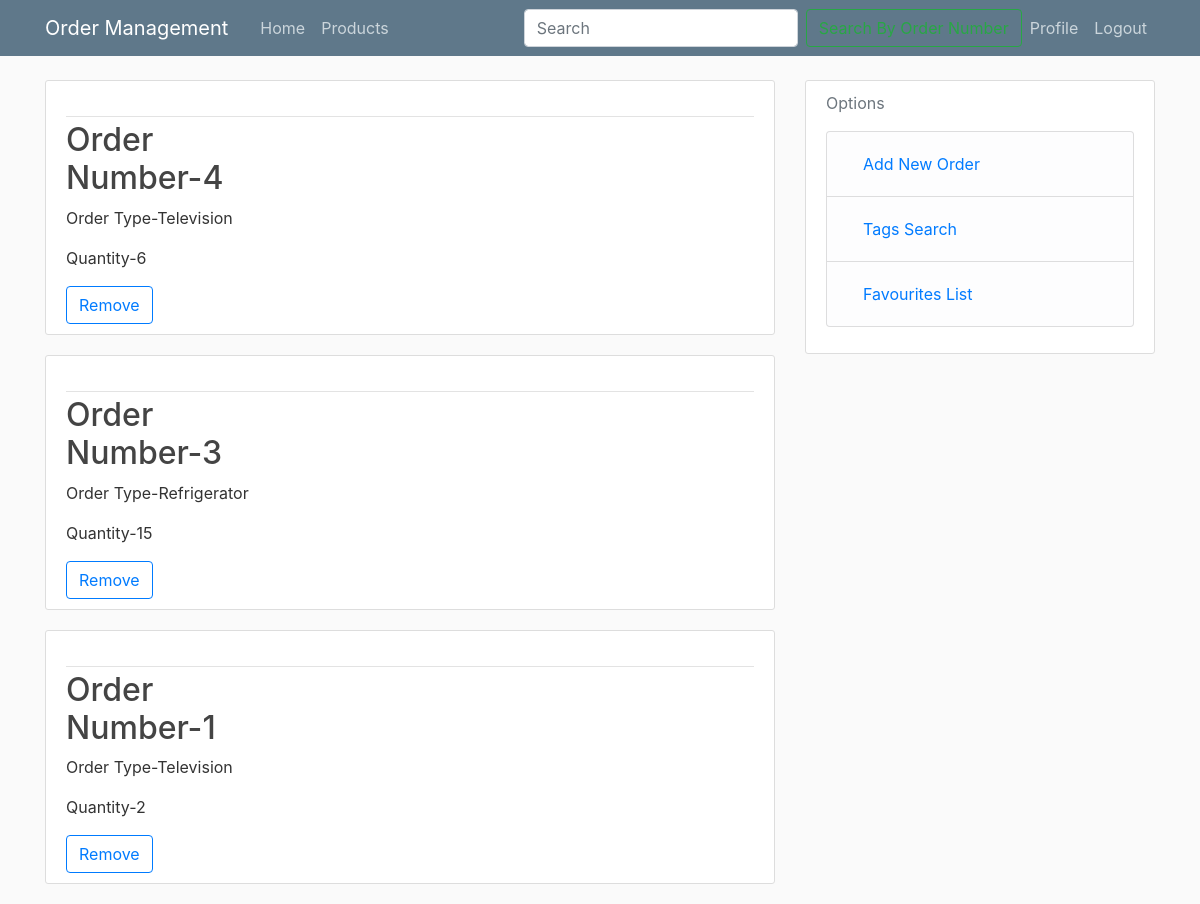
The page /favourites/ (signed in) on the database its author committed.
### order/models.py (models this page shows, shortened)
class Orders(models.Model):
    Name=models.CharField(max_length=100)
    Order_Number=models.IntegerField()
    Quantity=models.IntegerField(default=1)
    author = models.ForeignKey(User, on_delete=models.CASCADE)
    tags=TaggableManager()
    favourites=models.ManyToManyField(User,related_name='favourite',default=None,blank=None)
    def get_absolute_url(self):
        return reverse('post-detail',kwargs={'pk':self.pk})

### order/views.py (the view)
# urls.py: path('favourites/',views.favourite_list, name='favourite_list'),
@login_required
def favourite_list(request):
    new=Orders.objects.filter(favourites=request.user)
    return render(request,'order/favourites.html',{'new':new})

### order/templates/order/favourites.html (shortened to what this page needs)
{% extends "order/base.html" %}
{% block content %}
    {%for or in new %}
    <article class="media content-section">
      <div class="media-body">
          <div class="article-metadata">
        </div>
          <div class="row">
              <div class="col-md-4">
                  <a class="text-dark" href="{{or.get_absolute_url}}">
                              <h2><a class="article-title" href="{% url 'post-detail' or.id %}">Order Number-{{ or.Order_Number }}</a></h2>
                                <p class="article-content">Order Type-{{ or.Name }}</p><p class="article-content">Quantity-{{ or.Quantity}}</p>
                              <div class="d-flex justify-content-between align-items-center">
                                  <div id="favourite-section"><a href="{% url 'favourite_add' or.id %}"
                                          class="btn btn-outline-primary">Remove</a></div>
                              </div>
                  </a>
              </div>
      </div>
    </article>
    {%endfor%}
{% endblock content %}

### order/static/order/main.css (style rules this page uses)
body { background: #fafafa; color: #333333; margin-top: 5rem; }
h1, h2, h3, h4, h5, h6 { color: #444444; }
.content-section { background: #ffffff; padding: 10px 20px; border: 1px solid #dddddd; border-radius: 3px; margin-bottom: 20px; }
.article-title { color: #444444; }
.article-content { white-space: pre-line; }
.article-metadata { padding-bottom: 1px; margin-bottom: 4px; border-bottom: 1px solid #e3e3e3 }

### rows shown on the page
Orders: Order_Number "4", Name "Television", Quantity "6"
Orders: Order_Number "3", Name "Refrigerator", Quantity "15"
Orders: Order_Number "1", Name "Television", Quantity "2"
